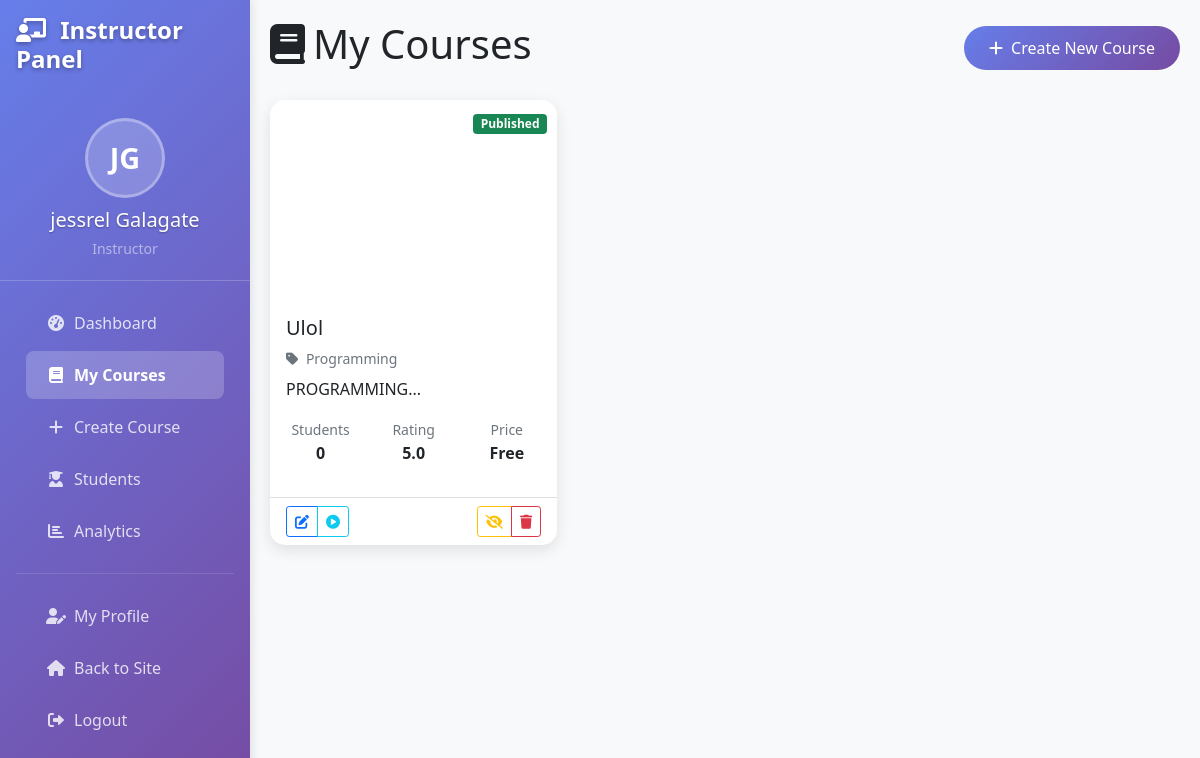
The app's page /instructor/courses.php (signed in) with its own data.
### tables this page shows
CREATE TABLE `users` (
  `id` int(11) NOT NULL,
  `username` varchar(50) NOT NULL,
  `email` varchar(100) NOT NULL,
  `password` varchar(255) NOT NULL,
  `first_name` varchar(50) NOT NULL,
  `last_name` varchar(50) NOT NULL,
  `role` enum('student','instructor','admin') DEFAULT 'student',
  `profile_image` varchar(255) DEFAULT NULL,
  `bio` text DEFAULT NULL,
  `phone` varchar(20) DEFAULT NULL,
  `date_of_birth` date DEFAULT NULL,
  `instructor_rating_average` decimal(3,2) DEFAULT 0.00,
  `instructor_rating_count` int(11) DEFAULT 0,
  `is_active` tinyint(1) DEFAULT 1,
  `email_verified` tinyint(1) DEFAULT 0,
  `created_at` timestamp NOT NULL DEFAULT current_timestamp(),
  `updated_at` timestamp NOT NULL DEFAULT current_timestamp() ON UPDATE current_timestamp()
);

CREATE TABLE `courses` (
  `id` int(11) NOT NULL,
  `title` varchar(200) NOT NULL,
  `description` text NOT NULL,
  `short_description` varchar(500) DEFAULT NULL,
  `instructor_id` int(11) NOT NULL,
  `category_id` int(11) NOT NULL,
  `price` decimal(10,2) DEFAULT 0.00,
  `is_free` tinyint(1) DEFAULT 1,
  `thumbnail` varchar(255) DEFAULT NULL,
  `video_preview` varchar(255) DEFAULT NULL,
  `level` enum('beginner','intermediate','advanced') DEFAULT 'beginner',
  `duration_hours` int(11) DEFAULT 0,
  `language` varchar(50) DEFAULT 'English',
  `requirements` text DEFAULT NULL,
  `what_you_learn` text DEFAULT NULL,
  `is_published` tinyint(1) DEFAULT 0,
  `is_featured` tinyint(1) DEFAULT 0,
  `enrollment_count` int(11) DEFAULT 0,
  `rating_average` decimal(3,2) DEFAULT 0.00,
  `rating_count` int(11) DEFAULT 0,
  `created_at` timestamp NOT NULL DEFAULT current_timestamp(),
  `updated_at` timestamp NOT NULL DEFAULT current_timestamp() ON UPDATE current_timestamp()
);

CREATE TABLE `categories` (
  `id` int(11) NOT NULL,
  `name` varchar(100) NOT NULL,
  `description` text DEFAULT NULL,
  `slug` varchar(100) NOT NULL,
  `image` varchar(255) DEFAULT NULL,
  `is_active` tinyint(1) DEFAULT 1,
  `created_at` timestamp NOT NULL DEFAULT current_timestamp()
);

### classes/User.php (called while the page is built, shortened)
<?php
class User {
    private $conn;
    private $table_name = "users";
    public function __construct() {
        $database = new Database();
        $this->conn = $database->getConnection();
    }
    public function getUserById($id) {
        $query = "SELECT * FROM " . $this->table_name . " WHERE id = :id";
        $stmt = $this->conn->prepare($query);
        $stmt->bindParam(":id", $id);
        $stmt->execute();
        if ($stmt->rowCount() > 0) {
            $row = $stmt->fetch(PDO::FETCH_ASSOC);
            $this->first_name = $row['first_name'];
            $this->last_name = $row['last_name'];
            return true;
        }
        return false;
    }
}
?>

### config/database.php (called while the page is built, shortened)
<?php
class Database {
    private $host = 'localhost';
    private $db_name = 'elearning_system';
    private $username = 'root';
    private $password = '';
    public function getConnection() {
        $this->conn = null;
        try {
            $this->conn = new PDO(
                "mysql:host=" . $this->host . ";dbname=" . $this->db_name,
                $this->username,
                $this->password,
                array(
                    PDO::ATTR_ERRMODE => PDO::ERRMODE_EXCEPTION,
                    PDO::ATTR_DEFAULT_FETCH_MODE => PDO::FETCH_ASSOC,
                    PDO::MYSQL_ATTR_INIT_COMMAND => "SET NAMES utf8"
                )
            );
        } catch(PDOException $exception) {
            echo "Connection error: " . $exception->getMessage();
        }
        return $this->conn;
    }
}
?>

### classes/Course.php (called while the page is built, shortened)
<?php
class Course {
    private $conn;
    private $table_name = "courses";
    public function __construct() {
        $database = new Database();
        $this->conn = $database->getConnection();
    }
    public function getCoursesByInstructor($instructor_id, $page = 1, $limit = 10) {
        $offset = ($page - 1) * $limit;
        $query = "SELECT c.*, cat.name as category_name, cat.slug as category_slug
                  FROM " . $this->table_name . " c
                  LEFT JOIN categories cat ON c.category_id = cat.id
                  WHERE c.instructor_id = :instructor_id
                  ORDER BY c.created_at DESC
                  LIMIT :limit OFFSET :offset";
        $stmt = $this->conn->prepare($query);
        $stmt->bindParam(":instructor_id", $instructor_id);
        $stmt->bindParam(":limit", $limit, PDO::PARAM_INT);
        $stmt->bindParam(":offset", $offset, PDO::PARAM_INT);
        $stmt->execute();
        return $stmt->fetchAll(PDO::FETCH_ASSOC);
    }
}
?>

### instructor/courses.php (the view, shortened to what this page needs)
<?php
require_once __DIR__ . '/../config/config.php';
require_once __DIR__ . '/../classes/Course.php';
require_once __DIR__ . '/../classes/User.php';
$instructor_id = $_SESSION['user_id'];
$course = new Course();
$page = isset($_GET['page']) ? (int)$_GET['page'] : 1;
$limit = 10;
$courses = $course->getCoursesByInstructor($instructor_id, $page, $limit);
?>
<!DOCTYPE html>
<html lang="en">
<head>
    <link href="https://cdn.jsdelivr.net/npm/bootstrap@5.1.3/dist/css/bootstrap.min.css" rel="stylesheet">
    <link href="https://cdnjs.cloudflare.com/ajax/libs/font-awesome/6.0.0/css/all.min.css" rel="stylesheet">
</head>
<body>
    <?php include 'includes/sidebar.php'; ?>
    <div class="main-content">
        <div class="d-flex justify-content-between align-items-center mb-4">
            <h1><i class="fas fa-book me-2"></i>My Courses</h1>
            <div>
                <a href="create-course.php" class="btn btn-primary">
                    <i class="fas fa-plus me-2"></i>Create New Course
                </a>
            </div>
        </div>
        <?php if (!empty($courses)): ?>
            <div class="row">
                <?php foreach ($courses as $course_item): ?>
                    <div class="col-lg-4 col-md-6 mb-4">
                        <div class="card course-card h-100">
                            <div class="course-thumbnail" style="background-image: url('<?php
                                if ($course_item['thumbnail'] && file_exists(UPLOAD_PATH . 'courses/' . $course_item['thumbnail'])) {
                                    echo SITE_URL . '/uploads/courses/' . htmlspecialchars($course_item['thumbnail']);
                                } else {
                                    echo SITE_URL . '/assets/images/default-course.jpg';
                                }
                            ?>');">
                                <div class="course-status">
                                    <?php if ($course_item['is_published']): ?>
                                        <span class="badge bg-success">Published</span>
                                    <?php else: ?>
                                        <span class="badge bg-warning">Draft</span>
                                    <?php endif; ?>
                                </div>
                            </div>
                            <div class="card-body">
                                <h5 class="card-title"><?php echo htmlspecialchars($course_item['title']); ?></h5>
                                <p class="text-muted small mb-2">
                                    <i class="fas fa-tag me-1"></i>
                                    <?php echo htmlspecialchars($course_item['category_name']); ?>
                                </p>
                                <p class="card-text"><?php echo htmlspecialchars(substr($course_item['short_description'], 0, 100)) . '...'; ?></p>
                                <div class="row text-center mb-3">
                                    <div class="col-4">
                                        <small class="text-muted">Students</small>
                                        <div class="fw-bold"><?php echo $course_item['enrollment_count']; ?></div>
                                    </div>
                                    <div class="col-4">
                                        <small class="text-muted">Rating</small>
                                        <div class="fw-bold"><?php echo number_format($course_item['rating_average'], 1); ?></div>
                                    </div>
                                    <div class="col-4">
                                        <small class="text-muted">Price</small>
                                        <div class="fw-bold">
                                            <?php echo $course_item['is_free'] ? 'Free' : formatCurrency($course_item['price']); ?>
                                        </div>
                                    </div>
                                </div>
                            </div>
                            <div class="card-footer bg-transparent">
                                <div class="d-flex justify-content-between">
                                    <div class="btn-group" role="group">
                                        <a href="edit-course.php?id=<?php echo $course_item['id']; ?>" class="btn btn-outline-primary btn-sm">
                                            <i class="fas fa-edit"></i>
                                        </a>
                                        <a href="lessons.php?course_id=<?php echo $course_item['id']; ?>" class="btn btn-outline-info btn-sm">
                                            <i class="fas fa-play-circle"></i>
                                        </a>
                                    </div>
                                    <div class="btn-group" role="group">
                                        <button class="btn btn-outline-<?php echo $course_item['is_published'] ? 'warning' : 'success'; ?> btn-sm"
                                                onclick="togglePublished(<?php echo $course_item['id']; ?>)">
                                            <i class="fas fa-<?php echo $course_item['is_published'] ? 'eye-slash' : 'eye'; ?>"></i>
                                        </button>
                                        <button class="btn btn-outline-danger btn-sm"
                                                onclick="deleteCourse(<?php echo $course_item['id']; ?>, '<?php echo htmlspecialchars($course_item['title']); ?>')">
                                            <i class="fas fa-trash"></i>
                                        </button>
                                    </div>
                                </div>
                            </div>
                        </div>
                    </div>
                <?php endforeach; ?>
            </div>
        <?php endif; ?>
    </div>
</body>
</html>

### instructor/includes/sidebar.php (shortened to what this page needs)
<?php
if (!isset($instructor_user)) {
    $instructor_user = new User();
    $instructor_user->getUserById($_SESSION['user_id']);
}
?>
<div class="sidebar position-fixed" style="width: 250px; z-index: 1000;">
    <div class="p-3">
        <h4 class="text-white">
            <i class="fas fa-chalkboard-teacher me-2"></i>
            Instructor Panel
        </h4>
    </div>
    <div class="instructor-profile">
        <div class="instructor-initials" style="display: none;">
            <?php echo strtoupper(substr($instructor_user->first_name, 0, 1) . substr($instructor_user->last_name, 0, 1)); ?>
        </div>
        <h5 class="text-white mb-1 mt-2"><?php echo htmlspecialchars($instructor_user->first_name . ' ' . $instructor_user->last_name); ?></h5>
        <small class="text-white-50">Instructor</small>
    </div>
    <nav class="nav flex-column px-3 mt-3">
        <a class="nav-link <?php echo basename($_SERVER['PHP_SELF']) == 'index.php' ? 'active' : ''; ?>" href="index.php">
            <i class="fas fa-tachometer-alt me-2"></i>Dashboard
        </a>
        <a class="nav-link <?php echo basename($_SERVER['PHP_SELF']) == 'courses.php' ? 'active' : ''; ?>" href="courses.php">
            <i class="fas fa-book me-2"></i>My Courses
        </a>
        <a class="nav-link <?php echo basename($_SERVER['PHP_SELF']) == 'create-course.php' ? 'active' : ''; ?>" href="create-course.php">
            <i class="fas fa-plus me-2"></i>Create Course
        </a>
        <a class="nav-link <?php echo basename($_SERVER['PHP_SELF']) == 'students.php' ? 'active' : ''; ?>" href="students.php">
            <i class="fas fa-user-graduate me-2"></i>Students
        </a>
        <a class="nav-link <?php echo basename($_SERVER['PHP_SELF']) == 'analytics.php' ? 'active' : ''; ?>" href="analytics.php">
            <i class="fas fa-chart-bar me-2"></i>Analytics
        </a>
        <hr class="text-white-50">
        <a class="nav-link <?php echo basename($_SERVER['PHP_SELF']) == 'profile.php' ? 'active' : ''; ?>" href="profile.php">
            <i class="fas fa-user-edit me-2"></i>My Profile
        </a>
        <a class="nav-link" href="<?php echo SITE_URL; ?>/index.php">
            <i class="fas fa-home me-2"></i>Back to Site
        </a>
        <a class="nav-link" href="<?php echo SITE_URL; ?>/auth/logout.php">
            <i class="fas fa-sign-out-alt me-2"></i>Logout
        </a>
    </nav>
</div>

### instructor/courses.php (style rules this page uses)
:root { --primary-color: #667eea; --secondary-color: #764ba2; }
body { background-color: #f8f9fa; }
.sidebar { min-height: 100vh; background: linear-gradient(135deg, var(--primary-color) 0%, var(--secondary-color) 100%); color: white; position: fixed; top: 0; left: 0; width: 250px; z-index: 1000; }
.main-content { margin-left: 250px; padding: 20px; }
.sidebar .nav-link { color: rgba(255, 255, 255, 0.8); padding: 12px 20px; border-radius: 8px; margin: 2px 10px; transition: all 0.3s ease; }
.sidebar .nav-link:hover, .sidebar .nav-link.active { background-color: rgba(255, 255, 255, 0.2); color: white; }
.card { border: none; border-radius: 15px; box-shadow: 0 5px 15px rgba(0,0,0,0.1); }
.btn-primary { background: linear-gradient(135deg, var(--primary-color) 0%, var(--secondary-color) 100%); border: none; border-radius: 25px; padding: 10px 25px; }
.course-card { transition: transform 0.3s ease; }
.course-thumbnail { height: 200px; background-size: cover; background-position: center; border-radius: 10px; position: relative; }
.course-status { position: absolute; top: 10px; right: 10px; }

### instructor/includes/sidebar.php (style rules this page uses)
.sidebar { background: linear-gradient(135deg, #667eea 0%, #764ba2 100%); height: 100vh; overflow-y: auto; box-shadow: 2px 0 10px rgba(0,0,0,0.1); }
.instructor-profile { padding: 20px; border-bottom: 1px solid rgba(255,255,255,0.2); text-align: center; }
.instructor-initials { width: 80px; height: 80px; border-radius: 50%; background: rgba(255,255,255,0.2); display: flex; align-items: center; justify-content: center; color: white; font-weight: bold; font-size: 1.8rem; margin: 0 auto 10px; border: 3px solid rgba(255,255,255,0.3); }
.nav-link { color: rgba(255,255,255,0.8) !important; padding: 12px 15px; margin: 2px 0; border-radius: 8px; transition: all 0.3s ease; text-decoration: none; }
.nav-link.active { background: rgba(255,255,255,0.2); color: white !important; font-weight: 600; }
.nav-link i { width: 20px; text-align: center; }
.sidebar h4 { font-weight: 600; text-shadow: 0 2px 4px rgba(0,0,0,0.3); }
.sidebar h5 { font-weight: 500; text-shadow: 0 1px 2px rgba(0,0,0,0.3); }

### records on screen
users: first_name+last_name "JG", first_name+last_name "jessrel Galagate"
courses: is_published "Published", title "Ulol", category.name "Programming", short_description "PROGRAMMING", enrollment_count "0", rating_average "5.0", is_free "Free"
